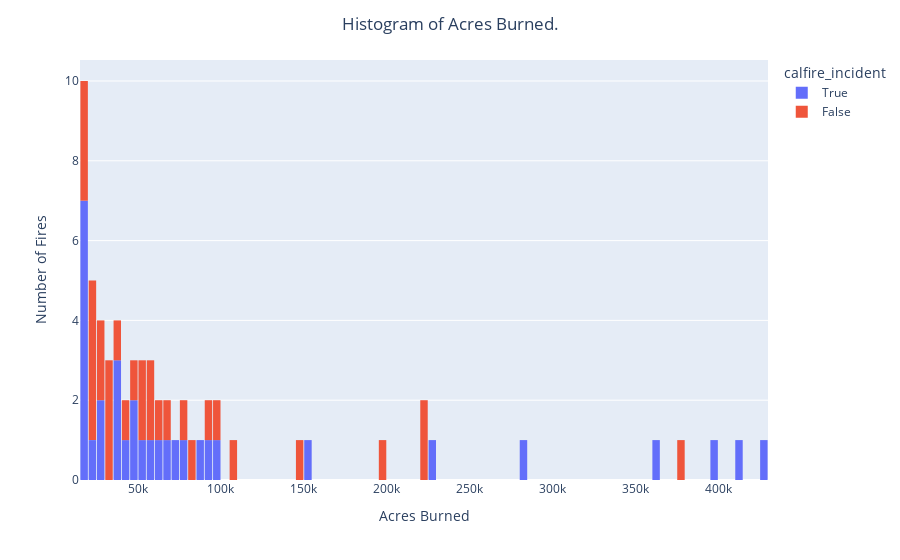

Notebook cell for this chart:
### Markdown cell above
### **Q3a:** Make a histogram of the acres burned and color the bars by whether or not the incident was a calfire incident. You will probably need to make a mask to remove very small and very large fires.

### Code cell
# this mask removes anything that isn't a fire, but I noticed that there were so many fires below 15000 that it made the rest
# of the data impossible to see, so I removed them all with the mask. There were also two fires that were huge and way far to the
# right which also made the data harder to see, which is why I removed those, too. Because I removed both of those fires, it made
# the two questions (How many fires burned more than 100,000 acres? What is the largest fire in the data?) have two answers:
# the answer including those two fires, and the answer after I apply the mask. I will answer both.
wild_fires_mask = (DF['incident_type'] == 'Wildfire') & (DF['incident_acres_burned'] > 15000) & (DF['incident_acres_burned'] < 500000)

DF_wildfires = DF[wild_fires_mask]

acres_burned = px.histogram(DF_wildfires,
                   nbins=100,
                   x='incident_acres_burned', # this sets x to the acres  burned
                   color = DF_wildfires['calfire_incident']) # makes the color change if its a calfire incident or not

acres_burned.update_layout(bargap=0.1,
                  title='Histogram of Acres Burned.',
                  title_x=0.5,
                  xaxis_title='Acres Burned',
                  yaxis_title='Number of Fires',
                 
                  
                  )
acres_burned.show()

### Figure 1 — Plotly figure (JSON) as saved in the notebook; plotly's stock layout.template omitted (floating-point values rounded to 4 significant figures)
{"data": [{"alignmentgroup": "True", "bingroup": "x", "hovertemplate": "calfire_incident=True<br>incident_acres_burned=%{x}<br>count=%{y}<extra></extra>", "legendgroup": "True", "marker": {"color": "#636efa", "pattern": {"shape": ""}}, "name": "True", "nbinsx": 100, "offsetgroup": "True", "orientation": "v", "showlegend": true, "type": "histogram", "x": [70868, 51624, 36807, 44573, 36523, 281893, 15180, 90000, 38008, 229651, 410203, 48920, 63311, 153336, 96949, 77758, 29667, 22614, 48088, 86509, 396624, 363220, 19609, 29570, 67484, 56338, 19244, 15563, 19195, 15520, 429603, 17000], "xaxis": "x", "yaxis": "y"}, {"alignmentgroup": "True", "bingroup": "x", "hovertemplate": "calfire_incident=False<br>incident_acres_burned=%{x}<br>count=%{y}<extra></extra>", "legendgroup": "False", "marker": {"color": "#EF553B", "pattern": {"shape": ""}}, "name": "False", "nbinsx": 100, "offsetgroup": "False", "orientation": "v", "showlegend": true, "type": "histogram", "x": [23136, 54612, 83261, 33424, 31089, 47029, 379895, 22744, 16390, 26409, 105670, 68637, 145632, 223124, 199359, 221835, 16970, 19244, 60138, 28098, 76788, 93078, 95107, 21725, 50198, 38664, 33026, 59288, 43978, 55118, 23526], "xaxis": "x", "yaxis": "y"}], "layout": {"autosize": true, "bargap": 0.1, "barmode": "relative", "legend": {"title": {"text": "calfire_incident"}, "tracegroupgap": 0}, "margin": {"t": 60}, "title": {"text": "Histogram of Acres Burned.", "x": 0.5}, "xaxis": {"anchor": "y", "autorange": true, "domain": [0, 1], "range": [15000.0, 430000.0], "title": {"text": "Acres Burned"}, "type": "linear"}, "yaxis": {"anchor": "x", "autorange": true, "domain": [0, 1], "range": [0, 10.53], "title": {"text": "Number of Fires"}}}}
